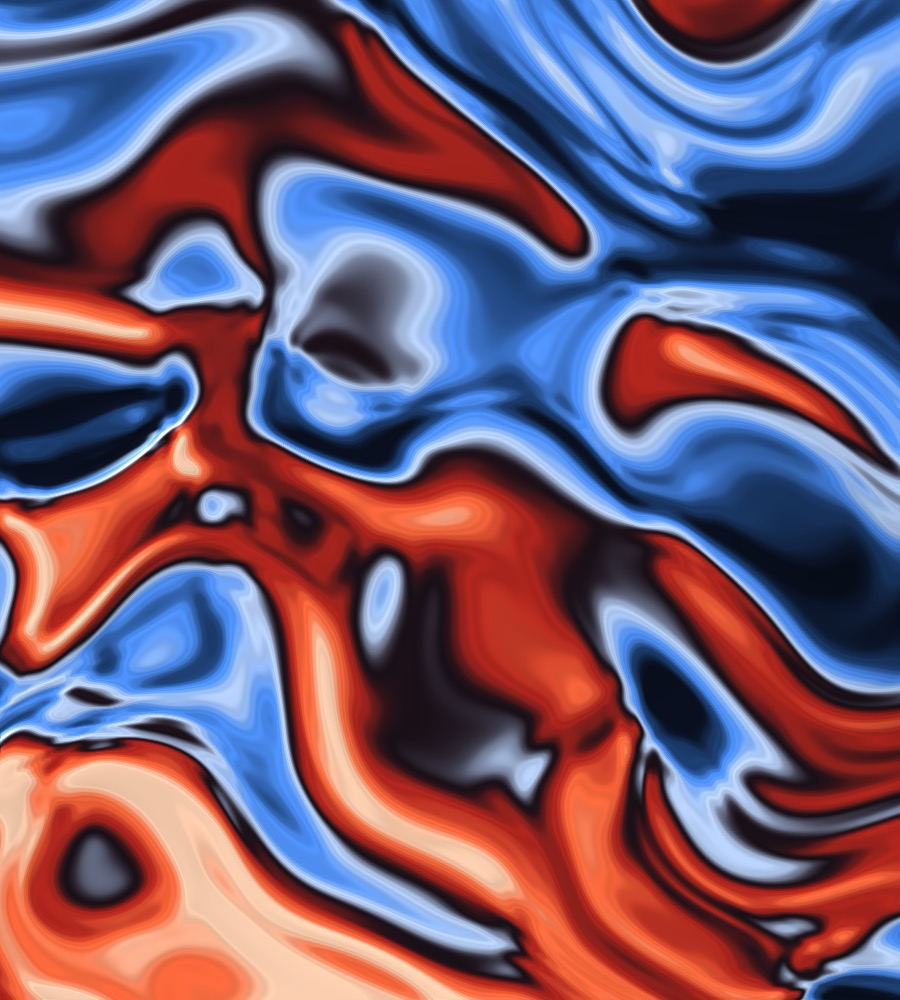
#> input picture web/art/back.jpg, 900 x 1000 px
$ python make_brand_assets.py ../web/art/back.jpg
#> lines starting #> are read from the running program, lines starting #| are printed output that depends on the picture
#!/usr/bin/env python
"""Makes the logo and background files for the website and the iPhone app.

    node scripts/make_art.mjs phone
    python scripts/make_brand_assets.py <logo.png>

The logo image is Gemini-generated. Only the mark and the wordmark are cropped out of it, and the navy behind them is
keyed to transparent, so they sit on any background. The app icon puts the mark back on solid navy.
"""
from __future__ import annotations

import json
import sys
from pathlib import Path

import numpy as np
from PIL import Image, ImageDraw

ROOT = Path(__file__).resolve().parent.parent
WEB_ART = ROOT / "web/art"
ASSETS = ROOT / "ios/App/Resources/Assets.xcassets"
MARK_BOX = (556, 142, 900, 480)
WORD_BOX = (488, 528, 920, 630)
# Colour distance from the navy: below the first it's background, above the second it's solid.
KEY = (18, 60)
ICON_MARK_WIDTH = 640
GRID_PT = 22
SCALE = 2


def key_out(crop: Image.Image, navy: np.ndarray, upscale: int) -> Image.Image:
    size = (crop.width * upscale, crop.height * upscale)
    rgb = np.asarray(crop.resize(size, Image.LANCZOS), dtype=np.float32)
    distance = np.sqrt(((rgb - navy) ** 2).sum(axis=2))
    alpha = np.clip((distance - KEY[0]) / (KEY[1] - KEY[0]), 0, 1)
    # Remove the navy that's blended into soft edges, or they'd show a dark fringe on the desk.
    colour = navy + (rgb - navy) / np.maximum(alpha[..., None], 1e-3)
    out = np.dstack([np.clip(colour, 0, 255), alpha * 255]).astype(np.uint8)
    image = Image.fromarray(out, "RGBA")
    return image.crop(image.getbbox())


def icon(mark: Image.Image, navy: np.ndarray, size: int, mark_width: int) -> Image.Image:
    tile = Image.new("RGB", (size, size), tuple(int(v) for v in navy))
    scaled = mark.resize((mark_width, round(mark.height * mark_width / mark.width)), Image.LANCZOS)
    tile.paste(scaled, ((size - scaled.width) // 2, (size - scaled.height) // 2), scaled)
    return tile


def imageset(name: str, image: Image.Image, jpeg: bool = False) -> None:
    folder = ASSETS / f"{name}.imageset"
    folder.mkdir(parents=True, exist_ok=True)
    filename = f"{name}.{'jpg' if jpeg else 'png'}"
    if jpeg:
        image.convert("RGB").save(folder / filename, quality=78, optimize=True)
    else:
        image.save(folder / filename, optimize=True)
    (folder / "Contents.json").write_text(json.dumps({
        "images": [{"filename": filename, "idiom": "universal"}],
        "info": {"author": "xcode", "version": 1},
    }))


def desk_for_phone(art: Image.Image) -> Image.Image:
    """The website's dark wash and dot grid, baked in, so the app draws one still image."""
    width, height = art.size
    wash = np.linspace(0.66, 0.76, height)[:, None, None]
    pixels = np.asarray(art.convert("RGB"), dtype=np.float32)
    pixels = pixels * (1 - wash) + np.array([8, 10, 14], dtype=np.float32) * wash
    image = Image.fromarray(pixels.astype(np.uint8), "RGB").convert("RGBA")
    dots = Image.new("RGBA", art.size, (0, 0, 0, 0))
    draw = ImageDraw.Draw(dots)
    step, radius = GRID_PT * SCALE, 1.1 * SCALE
    for y in range(step // 2, height, step):
        for x in range(step // 2, width, step):
            draw.ellipse((x - radius, y - radius, x + radius, y + radius), fill=(255, 255, 255, 41))
    return Image.alpha_composite(image, dots)


def main() -> None:
    source = Image.open(sys.argv[1]).convert("RGB")
#> source is the input picture: PIL image 900x1000 RGB; mean R, G, B 114, 89.5, 112.6
    navy = np.median(np.asarray(source.crop((20, 20, 300, 300)), dtype=np.float32).reshape(-1, 3), axis=0)
#> navy = [86, 88, 138]
    mark = key_out(source.crop(MARK_BOX), navy, 2)
#> in key_out, `distance = np.sqrt(((rgb - navy) ** 2).sum(axis=2))`:
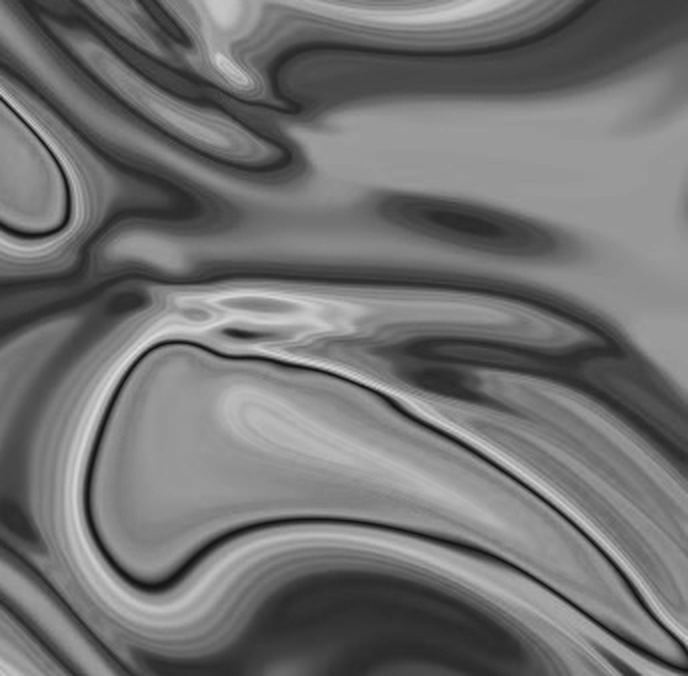
#> distance: shape (676, 688) float32; min 13.45, max 223.5, mean 114.5
#> in key_out, `alpha = np.clip((distance - KEY[0]) / (KEY[1] - KEY[0]), 0, 1)`:
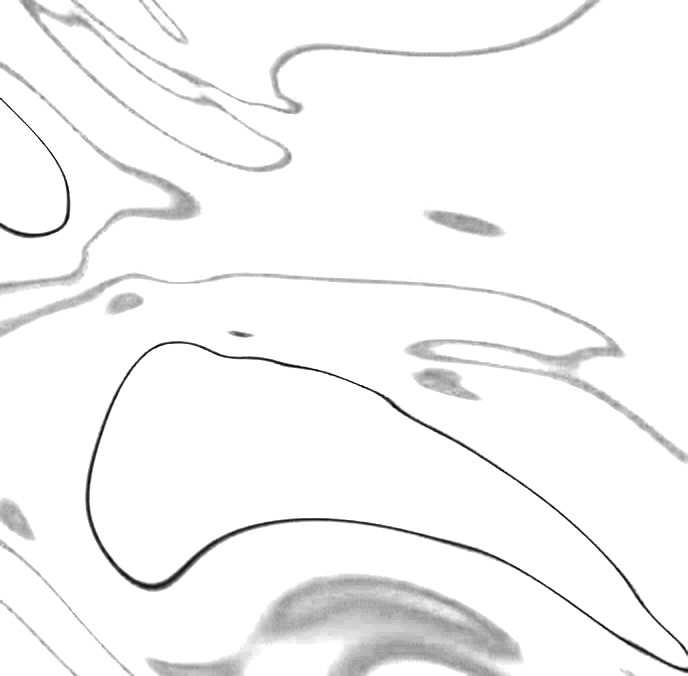
#> alpha: shape (676, 688) float32; min 0, max 1, mean 0.966
    word = key_out(source.crop(WORD_BOX), navy, 2)
#> call 2 of key_out, with navy = array of shape (3,), upscale = 2
#> in key_out (call 2), `distance = np.sqrt(((rgb - navy) ** 2).sum(axis=2))`:
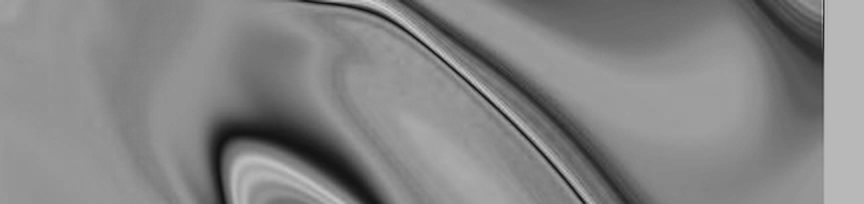
#> distance: shape (204, 864) float32; min 17.97, max 209.6, mean 133.1
#> in key_out (call 2), `alpha = np.clip((distance - KEY[0]) / (KEY[1] - KEY[0]), 0, 1)`:
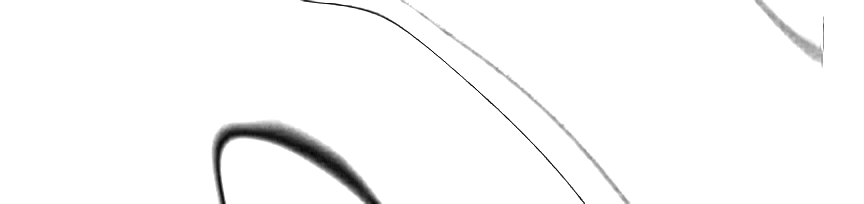
#> alpha: shape (204, 864) float32; min 0, max 1, mean 0.98
#> in key_out (call 2), `out = np.dstack([np.clip(colour, 0, 255), alpha * 255]).astype(np.uint8)`:
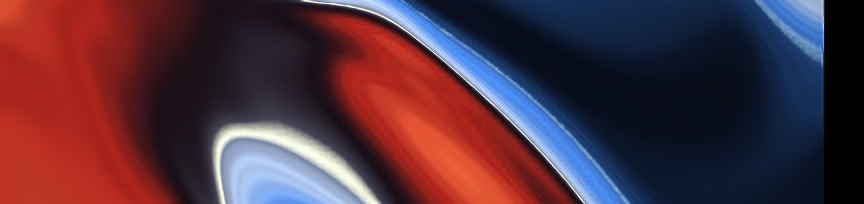
#> out: shape (204, 864, 4); mean R, G, B, A 78, 45.9, 57.1, 249.8; transparent parts drawn white
    print("navy", navy, "mark", mark.size, "word", word.size)
#| navy [ 86.  88. 138.] mark (688, 676) word (864, 204)

    small_mark = mark.resize((192, round(mark.height * 192 / mark.width)), Image.LANCZOS)
    small_word = word.resize((round(word.width * 96 / word.height), 96), Image.LANCZOS)
    small_mark.save(WEB_ART / "logo-mark.png", optimize=True)
    small_word.save(WEB_ART / "logo-word.png", optimize=True)
    icon(mark, navy, 64, 44).save(WEB_ART / "favicon-64.png", optimize=True)
    icon(mark, navy, 180, 118).save(WEB_ART / "apple-touch-180.png", optimize=True)
#> call 2 of icon, with navy = array of shape (3,), size = 180, mark_width = 118
#> in icon (call 2), `scaled = mark.resize((mark_width, round(mark.height * mark_width / mar..`:
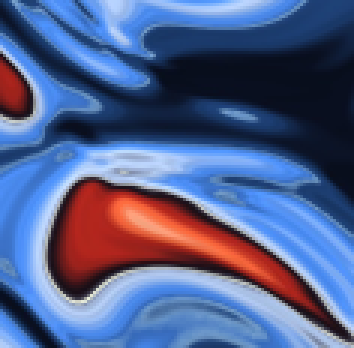
#> scaled: PIL image 118x116 RGBA (shown 3 times larger); mean R, G, B, A 74.8, 90.7, 136.9, 245.6; transparent parts drawn white

    icon(mark, navy, 1024, ICON_MARK_WIDTH).save(ASSETS / "AppIcon.appiconset/icon.png", optimize=True)
#> call 3 of icon, with navy = array of shape (3,), size = 1024, mark_width = 640
#> in icon (call 3), `tile.paste(scaled, ((size - scaled.width) // 2, (size - scaled.height)..`:
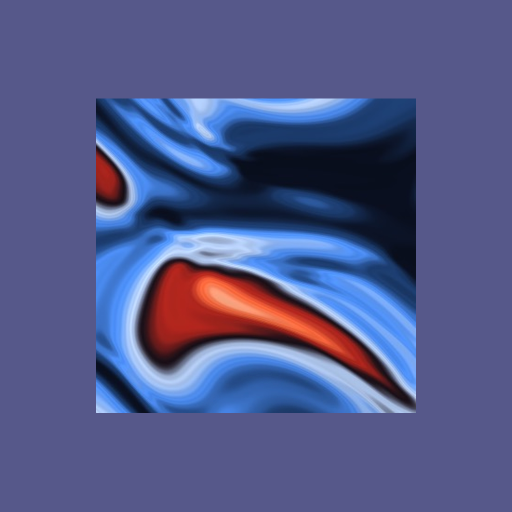
#> tile: PIL image 1024x1024 RGB (shown at 1/2 size); mean R, G, B 82.1, 88.9, 137.4
    imageset("KshanaMark", small_mark)
    imageset("KshanaWord", small_word)
    imageset("FolderBack", Image.open(WEB_ART / "back.jpg"), jpeg=True)
    phone = WEB_ART / "phone.png"
#> (the run stopped early here; a loop or call above may not have finished)

$ run again, with web/art/desk.jpg copied over web/art/back.jpg
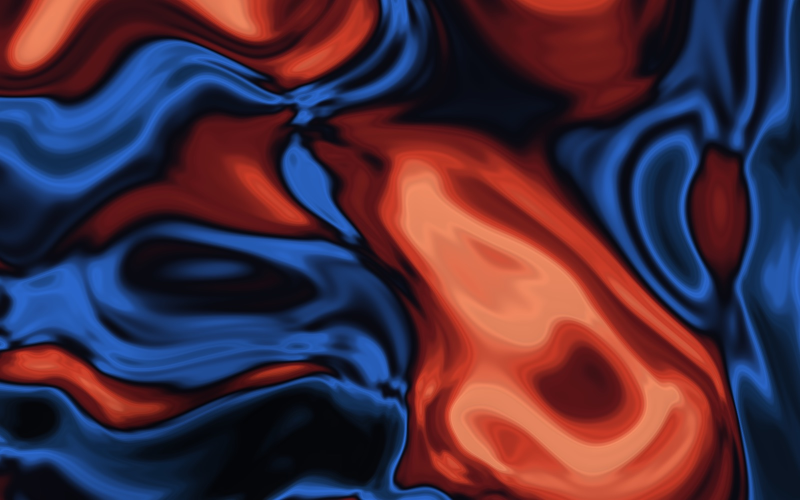
#> input picture web/art/desk.jpg, 1600 x 1000 px (shown at 1/2 size)
#> in main, source is the input picture: PIL image 1600x1000 RGB; mean R, G, B 71.7, 44.8, 62.1
#> navy = [41, 55, 81]
#> rgb: shape (204, 864, 3) float32
#> distance: shape (204, 864) float32
#> alpha: shape (204, 864) float32
#> colour: shape (204, 864, 3) float32
#> out: shape (204, 864, 4)
#| navy [41. 55. 81.] mark (688, 676) word (864, 204)
#> in icon (call 2), `scaled = mark.resize((mark_width, round(mark.height * mark_width / mar..`:
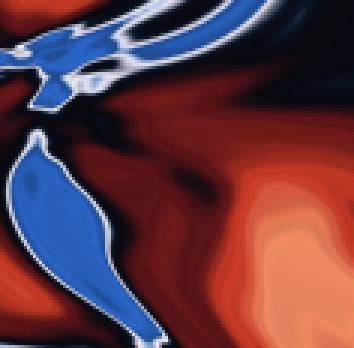
#> scaled: PIL image 118x116 RGBA (shown 3 times larger); mean R, G, B, A 85.3, 44.4, 59.3, 242; transparent parts drawn white
#> scaled: PIL image 640x629 RGBA
#> in icon (call 3), `tile.paste(scaled, ((size - scaled.width) // 2, (size - scaled.height)..`:
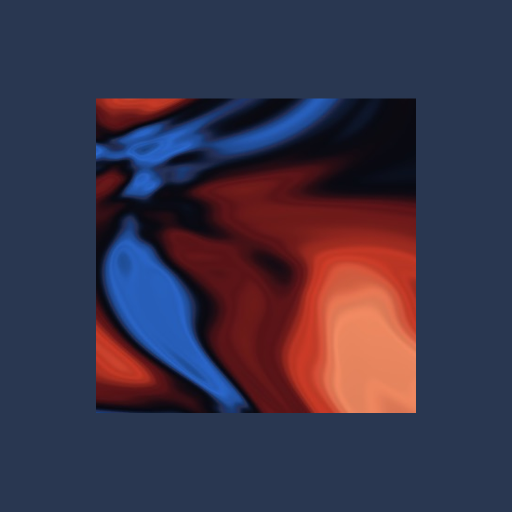
#> tile: PIL image 1024x1024 RGB (shown at 1/2 size); mean R, G, B 58.7, 51.5, 72.2
